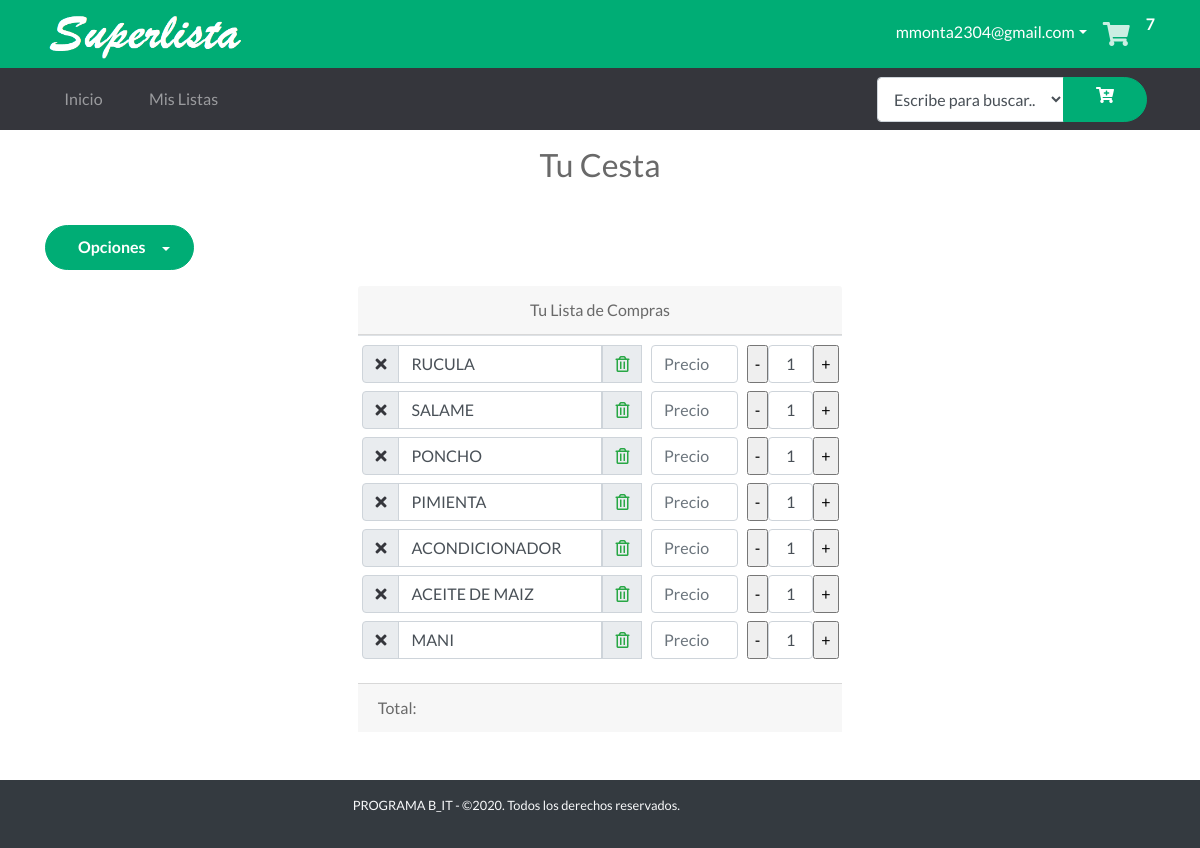
The page /cart (signed in) on the database as committed earlier.
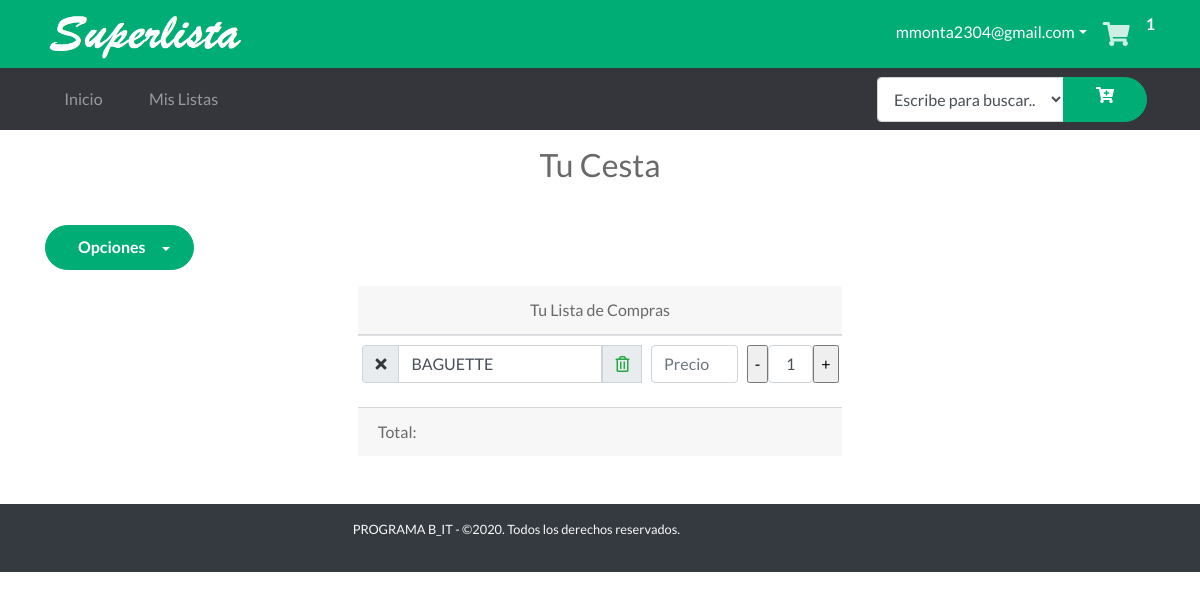
The same page on the database as committed later.
### tables this page shows
CREATE TABLE "Cesta" (
	"Id"	INTEGER NOT NULL PRIMARY KEY AUTOINCREMENT UNIQUE,
	"Id_Usuario"	INTEGER NOT NULL,
	"Item"	INTEGER NOT NULL,
	"Tachar"	INTEGER,
	"ProductoId"	INTEGER,
FOREIGN KEY("ProductoId") REFERENCES "Productos"("Id")
);

### app.py (the view)
@app.route('/cart')  # Ruta Mi Cesta
def cart():
    cantCarrito()
    if 'nombre' in session:
        items = getAllCesta()
        g.db.close()
        return render_template('carrito.html', items=items)
    else:
        items = getAllCesta()
        g.db.close()
        return render_template('carrito_home.html', items=items)

### app.py (called while the page is built)
def get_db():
    db = getattr(g, '_database', None)
    if db is None:
        db = g._database = sqlite3.connect('database1.db')
    return db

@app.teardown_appcontext
def close_connection(exception):
    db = getattr(g, '_database', None)
    if db is not None:
        db.close()

def conectar_db():
    return sqlite3.connect('database1.db')

def getAllCesta():
    if 'nombre' in session:
        id = session['id']
    else:
        try:
            id = int(request.cookies.get('visitanteId'))
        except:
            return redirect('/del_cookie')
    g.db = conectar_db()
    consulta = 'SELECT * FROM Cesta WHERE (Id_usuario = ?)'
    cur = g.db.execute(consulta, [id])
    items = [dict(Id=row[0], Id_Usuario=row[1], Item_nombre=row[2], Tachar=row[3], ProductoId=row[4])
             for row in cur.fetchall()]
    g.db.close()
    return items

def cantCarrito():
    if 'nombre' in session:
        id_usuario = session['id']
    else:
        try:
            id_usuario = int(request.cookies.get('visitanteId'))
        except:
            return redirect('/del_cookie')
    db = get_db()
    cur = db.cursor()
    find_prod = (
        "SELECT COUNT(Id) FROM Cesta WHERE Id_Usuario = ?")
    cur.execute(find_prod, [(id_usuario)])
    resultado = cur.fetchone()
    session['carrito'] = resultado[0]
    return session['carrito']

### templates/carrito.html (shortened to what this page needs)
{% extends "layout_logged_in.html" %}
{% block content %}
<section class="text-center">
    <div class="text h2 py-3">
        <span class="text ">Tu Cesta</span>
    </div>
</section>
<div class="container">
    <div class="row">
        <div class="col-7">
            <div class="dropdown py-3">
                <button class="btn btn-primary dropdown-toggle" type="button" id="dropdownMenu1" data-toggle="dropdown"
                    aria-haspopup="true" aria-expanded="false">
                    Opciones
                </button>
            </div>
        </div>
    </div>
</div>
<div class="container">
    <div class="row justify-content-center">
        <div class="col-#-auto">
            <div class="card-header text-center"> <span>Tu Lista de Compras</span>
            </div>
            <table class="table table-sm ">
                <tbody>
                    <tr>
                        <th scope="row">
                            {%  set contador = namespace(value=0) %}
                            {%for item in items %}
                                <div class="input-group py-1">
                                    <div class="input-group-prepend">
                                        <div class="input-group-text">
                                            <a href="/adquirido/{{item.Id}}"><i class="{% if item.Tachar %} text-primary fas fa-check {% else %} text-secondary fas fa-times  {% endif %} "></i></a>
                                        </div>
                                    </div>
                                    <input type="text" class="form-control {% if item.Tachar %} tachar {% endif %} "
                                        value="{{item.Item_nombre}}">
                                    <div class="input-group-prepend">
                                        <div class="input-group-text">
                                            <a href="/DeleteArtCesta/{{item.Id}}"><i
                                                    class="far fa-trash-alt text-success"></i></a>
                                        </div>
                                    </div>
                                </div>
                                {% set contador.value = contador.value + 1 %}
                            {%endfor%}
                        </th>
                        <td>
                            {%  set contador = namespace(value=0) %}
                            {%for item in items %}
                            <div class="input-group-prepend py-1">
                                <input type="text" name="precio" size="6" id="{{item.Item_nombre}}" placeholder="Precio"
                                    class=" form-control monto" onkeyup="SubTotal();">
                            </div>
                            {% set contador.value = contador.value + 1 %}
                            {%endfor%}
                        </td>
                        <td>
                            {%  set contador = namespace(value=0) %}
                            {%for item in items %}
                            <div class="input-group-prepend py-1">
                                <input type="button" name="menos1" id="menos1" value="-"
                                    onclick="RtrCampo('{{contador.value|string}}')" />
                                <input class="form-control text-center" type='text' size="1"
                                    id='{{contador.value|string}}' value=1>
                                <input type="button" name="mas1" id="mas1" value="+"
                                    onclick="SmrCampo('{{contador.value|string}}')" />
                            </div>
                            {% set contador.value = contador.value + 1 %}
                            {%endfor%}
                        </td>
                    </tr>
                </tbody>
            </table>
            <div class="card-footer"> <span>Total: </span>
            </div>
        </div>
    </div>
</div>
{% endblock %}

### templates/layout_logged_in.html (shortened to what this page needs)
<!doctype html>
<html lang="en">
<head>
    <link rel="stylesheet" href="{{ url_for('static', filename='css/bootstrap.min.css') }}">
    <link rel="stylesheet" href="{{ url_for('static', filename='css/bootnavbar.css') }}">
    <link rel="stylesheet" href="{{ url_for('static', filename='css/all.css') }}">
    <link rel="stylesheet" href="{{ url_for('static', filename='css/swiper.min.css') }}">
    <link rel="stylesheet" href="{{ url_for('static', filename='css/animate.min.css') }}">
    <link rel="stylesheet" href="{{ url_for('static', filename='css/venobox.css') }}">
    <link rel="stylesheet" href="{{ url_for('static', filename='css/jarallax.css') }}">
    <link rel="stylesheet" href="{{ url_for('static', filename='css/estilos.css') }}">
    <link rel="stylesheet" href="{{url_for('static', filename='css/main.css')}}">
</head>
<body>
    <section id="barra-contacto" class="bg-primary text-white py-3 py-lg-1 text-right">
        <div class="container ">
            <div class="row justify-content-md-between align-items-center">
                <div class="col-auto align-content-md-center">
                    <a  href="/" class="logo">
                        <img src="{{ url_for('static', filename='images/texto.png') }}" alt="Logo del sitio" width="200"
                            class="img-fluid">
                    </a>
                </div>
                <div class="col-12 col-md-auto">
                    <ul class="redes-sociales list-unstyled d-inline-flex mb-0">
                        <li class="nav-item py-2">
                          <a class="dropdown-toggle text-white" data-toggle="dropdown" style="text-decoration:none" >
                             {{ session['correo'] }}</a>
                        </li>
                        <div>
                            <li><a href="/cart"><i class="fas fa-shopping-cart"></i></a></li>
                        </div>
                        <span id="cantidad"> <strong>{{ session['carrito'] }}</strong></span>
                      </ul>
                </div>
            </div>
        </div>
    </section>
    <nav id="menu-navegacion" class="navbar navbar-dark bg-secondary navbar-expand-md">
        <div class="container">
            <div class="collapse navbar-collapse" id="menu-principal">
                <ul class="navbar-nav mt-3 mt-md-0">
                    <li class="nav-item mb-1 mb-md-0 mr-md-2"><a href="{{ url_for('home' )}}" class="nav-link">Inicio</a></li>
                    <li class="nav-item mb-1 mb-md-0 mr-md-2"><a href="{{ url_for('MisListas')}}" class="nav-link">Mis Listas</a></li>
                </ul>
            </div>
            <form action="/agregarDesdeBuscador" class=" bg-secondary" method="POST">
                <div class="form-group mb-0 px-2 ">
                        <div class="input-group">
                            <select style="height:45px;" class="form-control" name="producto">
                                <option selected="" value="0">Escribe para buscar..</option>
                            </select>
                            <div class="input-group-append">
                                <button type="submit" class="btn btn-primary input-group-append"><i class="fas fa-cart-plus"></i></button>
                            </div>
                        </div>
                </div>
            </form>
        </div>
    </nav>
    {% block content %}
    {% endblock %}
    <br>
    <br>
    <footer id="pie-de-pagina" class="bg-dark  text-light text-truncate">
        <div class="container">
            <div class="row align-items-center py-2">
                <div class="col-12 col-md-6 py-2 col-xl-7 text-center text-md-right small">
                    <p>PROGRAMA B_IT - ©2020. Todos los derechos reservados.</p>
                </div>
            </div>
        </div>
    </footer>
</body>
</html>

### static/css/all.css (style rules this page uses)
.fa, .fas, .far, .fal, .fab { -moz-osx-font-smoothing: grayscale; -webkit-font-smoothing: antialiased; display: inline-block; font-style: normal; font-variant: normal; text-rendering: auto; line-height: 1; }
.fa-cart-plus:before { content: "\f217"; }
.fa-shopping-cart:before { content: "\f07a"; }
.fa-times:before { content: "\f00d"; }
.fa-trash-alt:before { content: "\f2ed"; }
.far { font-family: 'Font Awesome 5 Free'; font-weight: 400; }
.fa, .fas { font-family: 'Font Awesome 5 Free'; font-weight: 900; }

### static/css/estilos.css (style rules this page uses)
html { font-size: 13px; }
body { font-family: 'Lato', sans-serif; color: #696969; }
.btn { border-radius: 2rem; padding: .6rem 2rem; font-weight: bold; }
.bg-primary { background-color: #00ad75 !important; }
.btn-primary { color: #fff; background-color: #00ad75; border-color: #00ad75; position: relative; overflow: hidden; z-index: 1; -webkit-transition: all .3s ease; transition: all .3s ease; }
.btn-primary:after { font-family: 'Font Awesome 5 Free'; font-weight: 900; position: relative; left: .6rem; top: .1rem; -webkit-transition: left .3s ease; transition: left .3s ease; }
.btn-primary:before { content: ""; z-index: -1; width: 0; height: 100%; background: #fff; position: absolute; left: 50%; top: 0; -webkit-transform: skew(45deg, 0); transform: skew(45deg, 0); -webkit-transition: all .4s ease; transition: all .4s ease; }
.bg-secondary { background-color: #35363c !important; }
.text-secondary { color: #35363c !important; }
.redes-sociales li a i { color: #fff; font-size: 1.5rem; padding: .6rem 1rem; opacity: .8; -webkit-transition: all .3s ease-in-out; transition: all .3s ease-in-out; }
.navbar-dark .navbar-nav .nav-link { padding: 1rem 1.5rem; display: -webkit-box; display: -ms-flexbox; display: flex; -webkit-box-pack: justify; -ms-flex-pack: justify; justify-content: space-between; border-radius: .5rem; -webkit-transition: all .3s ease; transition: all .3s ease; }
.navbar-dark .navbar-nav .nav-link:after { font-family: 'Font Awesome 5 Free'; content: "\f105"; font-weight: 900; -webkit-transition: all .3s ease; transition: all .3s ease; text-decoration: none; }
@media (min-width: 768px) { .navbar-dark .navbar-nav .nav-link { padding: .7rem 1.2rem; border-radius: 1.5rem; } }
@media (min-width: 768px) { .navbar-dark .navbar-nav .nav-link:after { content: ""; } }
@media (min-width: 990px) { html { font-size: 16px; } }

### static/css/main.css (style rules this page uses)
.dropdown { position: relative; display: inline-block; }

Rows that differ between the two databases and show on the page:
removed Cesta: Tachar 0 (drawn), Item_nombre "RUCULA"
removed Cesta: Tachar 0 (drawn), Item_nombre "SALAME", value "1"
removed Cesta: Tachar 0 (drawn), Item_nombre "PONCHO"
removed Cesta: Tachar 0 (drawn), Item_nombre "PIMIENTA"
removed Cesta: Tachar 0 (drawn), Item_nombre "ACONDICIONADOR"
removed Cesta: Tachar 0 (drawn), Item_nombre "ACEITE DE MAIZ"
removed Cesta: Tachar 0 (drawn), Item_nombre "MANI"
added Cesta: Tachar 0 (drawn), Item_nombre "BAGUETTE"
Other text that changed with them:
{{ session['carrito'] }}: "7" → "1"
